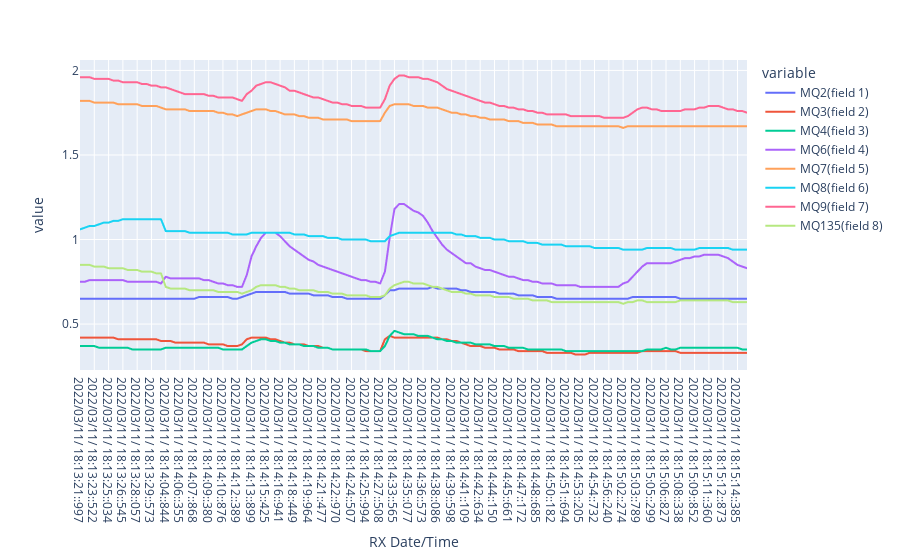

Here is the notebook cell this chart was saved with:
### Code cell
fig2 = px.line(vin_change, x="RX Date/Time", y=vin.columns)
fig2.show()

### Figure 1 — Plotly figure (JSON) as saved in the notebook; plotly's stock layout.template omitted (floating-point values rounded to 4 significant figures; data arrays with more than 128 entries replaced by an {"elided": "..."} marker saying what was removed)
{"data": [{"hovertemplate": "variable=MQ2(field 1)<br>RX Date/Time=%{x}<br>value=%{y}<extra></extra>", "legendgroup": "MQ2(field 1)", "line": {"color": "#636efa", "dash": "solid"}, "mode": "lines", "name": "MQ2(field 1)", "showlegend": true, "type": "scattergl", "x": {"elided": "141 str values"}, "xaxis": "x", "y": {"elided": "141 float values"}, "yaxis": "y"}, {"hovertemplate": "variable=MQ3(field 2)<br>RX Date/Time=%{x}<br>value=%{y}<extra></extra>", "legendgroup": "MQ3(field 2)", "line": {"color": "#EF553B", "dash": "solid"}, "mode": "lines", "name": "MQ3(field 2)", "showlegend": true, "type": "scattergl", "x": {"elided": "141 str values"}, "xaxis": "x", "y": {"elided": "141 float values"}, "yaxis": "y"}, {"hovertemplate": "variable=MQ4(field 3)<br>RX Date/Time=%{x}<br>value=%{y}<extra></extra>", "legendgroup": "MQ4(field 3)", "line": {"color": "#00cc96", "dash": "solid"}, "mode": "lines", "name": "MQ4(field 3)", "showlegend": true, "type": "scattergl", "x": {"elided": "141 str values"}, "xaxis": "x", "y": {"elided": "141 float values"}, "yaxis": "y"}, {"hovertemplate": "variable=MQ6(field 4)<br>RX Date/Time=%{x}<br>value=%{y}<extra></extra>", "legendgroup": "MQ6(field 4)", "line": {"color": "#ab63fa", "dash": "solid"}, "mode": "lines", "name": "MQ6(field 4)", "showlegend": true, "type": "scattergl", "x": {"elided": "141 str values"}, "xaxis": "x", "y": {"elided": "141 float values"}, "yaxis": "y"}, {"hovertemplate": "variable=MQ7(field 5)<br>RX Date/Time=%{x}<br>value=%{y}<extra></extra>", "legendgroup": "MQ7(field 5)", "line": {"color": "#FFA15A", "dash": "solid"}, "mode": "lines", "name": "MQ7(field 5)", "showlegend": true, "type": "scattergl", "x": {"elided": "141 str values"}, "xaxis": "x", "y": {"elided": "141 float values"}, "yaxis": "y"}, {"hovertemplate": "variable=MQ8(field 6)<br>RX Date/Time=%{x}<br>value=%{y}<extra></extra>", "legendgroup": "MQ8(field 6)", "line": {"color": "#19d3f3", "dash": "solid"}, "mode": "lines", "name": "MQ8(field 6)", "showlegend": true, "type": "scattergl", "x": {"elided": "141 str values"}, "xaxis": "x", "y": {"elided": "141 float values"}, "yaxis": "y"}, {"hovertemplate": "variable=MQ9(field 7)<br>RX Date/Time=%{x}<br>value=%{y}<extra></extra>", "legendgroup": "MQ9(field 7)", "line": {"color": "#FF6692", "dash": "solid"}, "mode": "lines", "name": "MQ9(field 7)", "showlegend": true, "type": "scattergl", "x": {"elided": "141 str values"}, "xaxis": "x", "y": {"elided": "141 float values"}, "yaxis": "y"}, {"hovertemplate": "variable=MQ135(field 8)<br>RX Date/Time=%{x}<br>value=%{y}<extra></extra>", "legendgroup": "MQ135(field 8)", "line": {"color": "#B6E880", "dash": "solid"}, "mode": "lines", "name": "MQ135(field 8)", "showlegend": true, "type": "scattergl", "x": {"elided": "141 str values"}, "xaxis": "x", "y": {"elided": "141 float values"}, "yaxis": "y"}], "layout": {"autosize": true, "legend": {"title": {"text": "variable"}, "tracegroupgap": 0}, "margin": {"t": 60}, "xaxis": {"anchor": "y", "autorange": true, "domain": [0, 1], "range": [0, 140], "title": {"text": "RX Date/Time"}, "type": "category"}, "yaxis": {"anchor": "x", "autorange": true, "domain": [0, 1], "range": [0.2283, 2.062], "title": {"text": "value"}, "type": "linear"}}}
